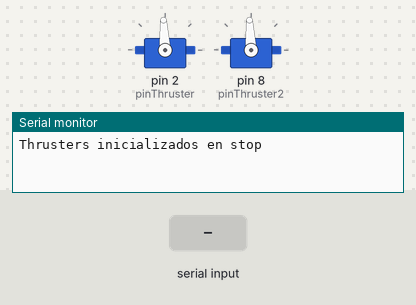
Recording of a sketch running on a simulated Arduino Uno, built with avr-gcc and run on an emulated ATmega328P. Parts: 2 × servo, the last lines printed to the serial monitor. Inputs (shaded band) come from the test bench.

Above: at 3.2 s.
3.3 s: "forward 1\n" received over Serial
At 3.7 s:
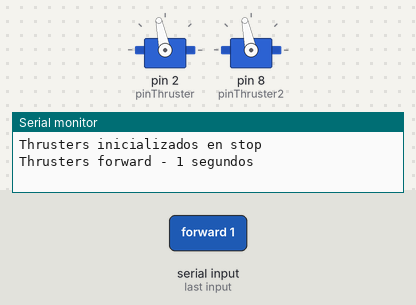
5.8 s: "forward 150\n" received over Serial
At 6.8 s:
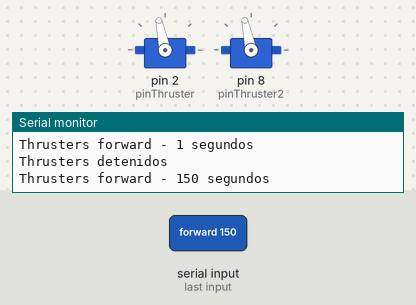
Timing chart, 0 to 26.2 s (numbered marks = the images above; inputs shaded):
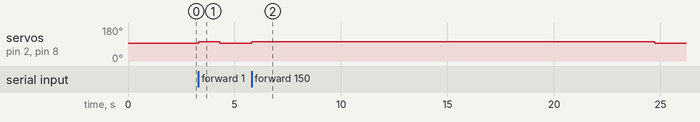

The sketch:

experiment.ino
```cpp
#include <Servo.h>

Servo thruster;
Servo thruster2;
int pinThruster = 2;
int pinThruster2 = 8;

void setup() {
  thruster.attach(pinThruster);
  thruster2.attach(pinThruster2);
  Serial.begin(9600);

  // Inicializamos en stop
  thruster.writeMicroseconds(1500);
  thruster2.writeMicroseconds(1500);
  Serial.println("Thrusters inicializados en stop");
  delay(2000);  // Tiempo para que el ESC se estabilice
}

void loop() {
  if (Serial.available() > 0) {
    String command = Serial.readStringUntil('\n');
    command.trim();

    if (command.startsWith("forward")) {
      int spaceIndex = command.indexOf(' ');
      if (spaceIndex > 0) {
        int duration = command.substring(spaceIndex + 1).toInt();
        if (duration > 0) {
          Serial.println("Thrusters forward - " + String(duration) + " segundos");

          // Encender thrusters
          thruster.writeMicroseconds(1600);
          thruster2.writeMicroseconds(1600);

          delay(duration * 1000);  // Esperar la duración especificada

          // Parar thrusters
          thruster.writeMicroseconds(1500);
          thruster2.writeMicroseconds(1500);

          Serial.println("Thrusters detenidos");
        }
      }
    }
    else if (command == "stop") {
      thruster.writeMicroseconds(1500);
      thruster2.writeMicroseconds(1500);
      Serial.println("Thrusters detenidos manualmente");
    }
  }
}
```

Measured:
- after the input at 3.3 s, servo on pin 2 (pinThruster), servo on pin 8 (pinThruster2): 93° → 102° at once, → 93° 1.0 s later
- after the input at 5.8 s, servo on pin 2 (pinThruster), servo on pin 8 (pinThruster2): 93° → 102° at once, → 93° 18.9 s later
